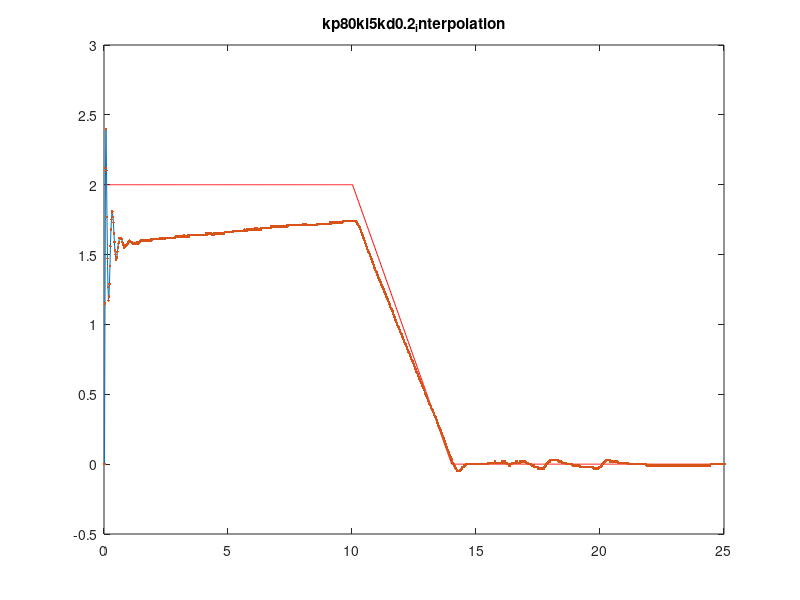

Reproduce this figure in MATLAB.
clc
clear
%close all
fid1 = fopen('target.txt','rt');
fid2 = fopen('feedback.txt','rt');

target=fscanf(fid1,'%f\n');
feedback=fscanf(fid2,'%f\n');
fclose(fid1);
fclose(fid2);
%figure;plot(sin_frequency_input,'.');hold on;plot(sin_frequency_input);hold on;
%figure;plot(pwm_input,'.');hold on;plot(pwm_input,'b');hold on;
%figure;plot(angular_speed_output,'.');hold on;plot(angular_speed_output,'b');





N=length(target);% samples
Fs=50;%50Hz
Ts=0.02;
t=Ts*(1:N);



%figure;plot(pwm_input);
figure;plot(t,target,'r');
hold on;plot(t,feedback);hold on;plot(t,feedback,'.')
title('kp80ki5kd0.2_interpolation');axis([0 25 -0.5 3]);
